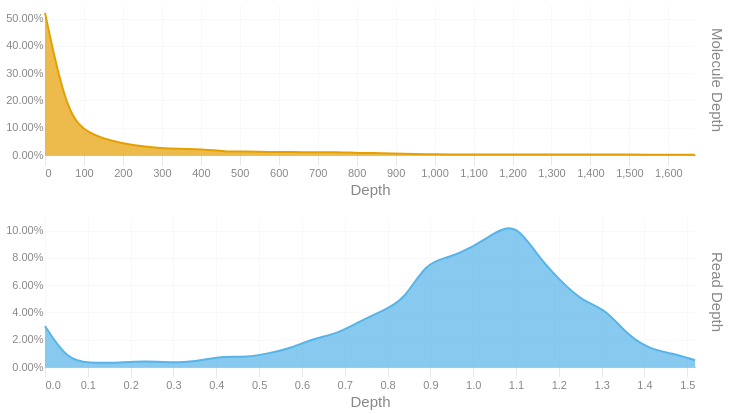

Notebook cell for this chart:
### Code cell
readdep = depth_hist(tb['Read Depth'], q99, 3)
readdep = readdep.with_columns(pl.lit('Read Depth').alias('Metric'))
if not SKIPLR:
    moldep = depth_hist(tb['Molecule Depth'], mol_q99, 1)
    moldep = moldep.with_columns(pl.lit('Molecule Depth').alias('Metric'))
    _hist = pl.concat([readdep, moldep])
    _hist = _hist.filter(pl.col('Proportion') != 0)
    with SafeRender(_hist):
        (
            alt.Chart(_hist)        
            .mark_area(interpolate = "basis")
            .encode(
                x=alt.X('Bin:Q').scale(domainMin=0).axis(alt.Axis(title='Depth')),
                y = alt.Y('Proportion:Q', title = None).axis(format = '.2%'),
                color = alt.Color('Metric:N').legend(None),
                row = alt.Row("Metric:N").header(title = None, labelOrient = 'right'),
                tooltip = [
                    alt.Tooltip("Metric:N", title = "Metric"),
                    alt.Tooltip('Interval:N', title = "Depth Interval"),
                    alt.Tooltip('Proportion:Q', title = "% Alignments").format('.2%')
                ]
            )
            .resolve_scale(x='independent', y='independent')
            .properties(
                height = 150, width = 650,
                usermeta={'embedOptions': {'downloadFileName': f'{samplename}.depth.hist'}}
            )
        ).display()
else:
    readdep = readdep.filter(pl.col('Proportion') != 0)
    with SafeRender(readdep):
        (
            alt.Chart(readdep)        
            .mark_area(interpolate = "basis")
            .encode(
                x=alt.X('Bin:Q').scale(domainMin=0).axis(alt.Axis(title='Depth')),
                y = alt.Y('Proportion:Q', title = None).axis(format = '.2%'),
                tooltip = [
                    alt.Tooltip('Interval:N', title = "Depth Interval"),
                    alt.Tooltip('Proportion:Q', title = "% Alignments").format('.2%')
                ]
            )
            .properties(
                usermeta={'embedOptions': {'downloadFileName': f'{samplename}.depth.hist'}}
            )
        ).display()

### Figure 1 — Vega-Lite specification as saved in the notebook (floating-point values rounded to 4 significant figures)
{"width": 650, "height": 150, "config": {"title": {"anchor": "start", "dy": -15, "fontSize": 18, "color": "#888888", "subtitleColor": "#888888", "subtitleFontSize": 14}, "arc": {"fill": "#0072B2"}, "axis": {"domainColor": "#888888", "domainWidth": 0.5, "gridWidth": 0.2, "grid": false, "titleFontWeight": 400, "titleFontSize": 15, "labelFontSize": 11, "labelColor": "#888888", "tickColor": "#888888", "tickWidth": 0.2, "titleColor": "#888888"}, "axisBand": {"grid": false}, "axisX": {"grid": true, "tickSize": 10, "domainCap": "round"}, "axisY": {"domain": false, "grid": true, "tickSize": 0, "domainCap": "round"}, "background": "transparent", "header": {"labelFontSize": 15, "labelColor": "#888888", "titleFontSize": 15, "titleFontWeight": 600, "titleColor": "#888888"}, "legend": {"labelFont": "sans-serif", "labelFontSize": 12, "labelColor": "#888888", "symbolSize": 100, "symbolType": "circle", "titleFontSize": 12, "titlePadding": 10, "titleColor": "#888888", "title": null}, "range": {"category": ["#E69F00", "#56B4E9", "#009E73", "#F0E442", "#0072B2", "#D55E00", "#CC79A7", "#000000"], "diverging": ["#cfe8f3", "#a2d4ec", "#73bfe2", "#46abdb", "#1696d2", "#12719e"]}, "area": {"fill": "#0072B2", "fillOpacity": 0.7, "line": true, "strokeOpacity": 0.7}, "line": {"color": "#0072B2", "stroke": "#0072B2", "strokeWidth": 2}, "trail": {"color": "#0072B2", "stroke": "#0072B2", "strokeWidth": 0, "size": 1}, "point": {"filled": true, "fillOpacity": 1.0, "size": 95}, "text": {"color": "#888888", "fontSize": 11, "align": "right", "fontWeight": 400, "size": 11}, "bar": {"fill": "#0072B2", "stroke": null}, "view": {"stroke": null, "continuousWidth": 660, "continuousHeight": 400}}, "data": {"name": "data-27dc60bcc9c6ea1af623624f8d24c378"}, "mark": {"type": "area", "interpolate": "basis"}, "encoding": {"color": {"field": "Metric", "legend": null, "type": "nominal"}, "row": {"field": "Metric", "header": {"title": null, "labelOrient": "right"}, "type": "nominal"}, "tooltip": [{"field": "Metric", "title": "Metric", "type": "nominal"}, {"field": "Interval", "title": "Depth Interval", "type": "nominal"}, {"field": "Proportion", "format": ".2%", "title": "% Alignments", "type": "quantitative"}], "x": {"axis": {"title": "Depth"}, "field": "Bin", "scale": {"domainMin": 0}, "type": "quantitative"}, "y": {"axis": {"format": ".2%"}, "field": "Proportion", "title": null, "type": "quantitative"}}, "resolve": {"scale": {"x": "independent", "y": "independent"}}, "usermeta": {"embedOptions": {"downloadFileName": "S1_Annapolis_4.depth.hist"}}, "$schema": "https://vega.github.io/schema/vega-lite/v6.1.0.json", "datasets": {"data-27dc60bcc9c6ea1af623624f8d24c378": [{"Bin": 0.0, "Interval": "0.0-0.052", "Proportion": 0.03, "Metric": "Read Depth"}, {"Bin": 0.052, "Interval": "0.052-0.105", "Proportion": 0.005, "Metric": "Read Depth"}, {"Bin": 0.105, "Interval": "0.105-0.157", "Proportion": 0.003, "Metric": "Read Depth"}, {"Bin": 0.157, "Interval": "0.157-0.209", "Proportion": 0.003, "Metric": "Read Depth"}, {"Bin": 0.209, "Interval": "0.209-0.262", "Proportion": 0.004, "Metric": "Read Depth"}, {"Bin": 0.262, "Interval": "0.262-0.314", "Proportion": 0.004, "Metric": "Read Depth"}, {"Bin": 0.314, "Interval": "0.314-0.366", "Proportion": 0.003, "Metric": "Read Depth"}, {"Bin": 0.366, "Interval": "0.366-0.419", "Proportion": 0.005, "Metric": "Read Depth"}, {"Bin": 0.419, "Interval": "0.419-0.471", "Proportion": 0.008, "Metric": "Read Depth"}, {"Bin": 0.471, "Interval": "0.471-0.523", "Proportion": 0.007, "Metric": "Read Depth"}, {"Bin": 0.523, "Interval": "0.523-0.576", "Proportion": 0.01, "Metric": "Read Depth"}, {"Bin": 0.576, "Interval": "0.576-0.628", "Proportion": 0.014, "Metric": "Read Depth"}, {"Bin": 0.628, "Interval": "0.628-0.68", "Proportion": 0.021, "Metric": "Read Depth"}, {"Bin": 0.68, "Interval": "0.68-0.733", "Proportion": 0.024, "Metric": "Read Depth"}, {"Bin": 0.733, "Interval": "0.733-0.785", "Proportion": 0.033, "Metric": "Read Depth"}, {"Bin": 0.785, "Interval": "0.785-0.837", "Proportion": 0.041, "Metric": "Read Depth"}, {"Bin": 0.837, "Interval": "0.837-0.89", "Proportion": 0.048, "Metric": "Read Depth"}, {"Bin": 0.89, "Interval": "0.89-0.942", "Proportion": 0.077, "Metric": "Read Depth"}, {"Bin": 0.942, "Interval": "0.942-0.994", "Proportion": 0.08, "Metric": "Read Depth"}, {"Bin": 0.994, "Interval": "0.994-1.047", "Proportion": 0.087, "Metric": "Read Depth"}, {"Bin": 1.047, "Interval": "1.047-1.099", "Proportion": 0.098, "Metric": "Read Depth"}, {"Bin": 1.099, "Interval": "1.099-1.151", "Proportion": 0.106, "Metric": "Read Depth"}, {"Bin": 1.151, "Interval": "1.151-1.204", "Proportion": 0.081, "Metric": "Read Depth"}, {"Bin": 1.204, "Interval": "1.204-1.256", "Proportion": 0.063, "Metric": "Read Depth"}, {"Bin": 1.256, "Interval": "1.256-1.308", "Proportion": 0.048, "Metric": "Read Depth"}, {"Bin": 1.308, "Interval": "1.308-1.361", "Proportion": 0.043, "Metric": "Read Depth"}, {"Bin": 1.361, "Interval": "1.361-1.413", "Proportion": 0.023, "Metric": "Read Depth"}, {"Bin": 1.413, "Interval": "1.413-1.465", "Proportion": 0.013, "Metric": "Read Depth"}, {"Bin": 1.465, "Interval": "1.465-1.518", "Proportion": 0.01, "Metric": "Read Depth"}, {"Bin": 1.518, "Interval": "1.518-1.57", "Proportion": 0.005, "Metric": "Read Depth"}, {"Bin": 0.0, "Interval": "0.0-57.5", "Proportion": 0.521, "Metric": "Molecule Depth"}, {"Bin": 57.5, "Interval": "57.5-115.1", "Proportion": 0.137, "Metric": "Molecule Depth"}, {"Bin": 115.1, "Interval": "115.1-172.6", "Proportion": 0.078, "Metric": "Molecule Depth"}, {"Bin": 172.6, "Interval": "172.6-230.1", "Proportion": 0.05, "Metric": "Molecule Depth"}, {"Bin": 230.1, "Interval": "230.1-287.7", "Proportion": 0.034, "Metric": "Molecule Depth"}, {"Bin": 287.7, "Interval": "287.7-345.2", "Proportion": 0.026, "Metric": "Molecule Depth"}, {"Bin": 345.2, "Interval": "345.2-402.7", "Proportion": 0.022, "Metric": "Molecule Depth"}, {"Bin": 402.7, "Interval": "402.7-460.2", "Proportion": 0.022, "Metric": "Molecule Depth"}, {"Bin": 460.2, "Interval": "460.2-517.8", "Proportion": 0.012, "Metric": "Molecule Depth"}, {"Bin": 517.8, "Interval": "517.8-575.3", "Proportion": 0.013, "Metric": "Molecule Depth"}, {"Bin": 575.3, "Interval": "575.3-632.8", "Proportion": 0.011, "Metric": "Molecule Depth"}, {"Bin": 632.8, "Interval": "632.8-690.4", "Proportion": 0.011, "Metric": "Molecule Depth"}, {"Bin": 690.4, "Interval": "690.4-747.9", "Proportion": 0.01, "Metric": "Molecule Depth"}, {"Bin": 747.9, "Interval": "747.9-805.4", "Proportion": 0.011, "Metric": "Molecule Depth"}, {"Bin": 805.4, "Interval": "805.4-863.0", "Proportion": 0.007, "Metric": "Molecule Depth"}, {"Bin": 863.0, "Interval": "863.0-920.5", "Proportion": 0.007, "Metric": "Molecule Depth"}, {"Bin": 920.5, "Interval": "920.5-978.0", "Proportion": 0.005, "Metric": "Molecule Depth"}, {"Bin": 978.0, "Interval": "978.0-1035.6", "Proportion": 0.003, "Metric": "Molecule Depth"}, {"Bin": 1036.0, "Interval": "1035.6-1093.1", "Proportion": 0.002, "Metric": "Molecule Depth"}, {"Bin": 1093.0, "Interval": "1093.1-1150.6", "Proportion": 0.002, "Metric": "Molecule Depth"}, {"Bin": 1151.0, "Interval": "1150.6-1208.2", "Proportion": 0.002, "Metric": "Molecule Depth"}, {"Bin": 1208.0, "Interval": "1208.2-1265.7", "Proportion": 0.002, "Metric": "Molecule Depth"}, {"Bin": 1266.0, "Interval": "1265.7-1323.2", "Proportion": 0.002, "Metric": "Molecule Depth"}, {"Bin": 1323.0, "Interval": "1323.2-1380.7", "Proportion": 0.002, "Metric": "Molecule Depth"}, {"Bin": 1381.0, "Interval": "1380.7-1438.3", "Proportion": 0.002, "Metric": "Molecule Depth"}, {"Bin": 1438.0, "Interval": "1438.3-1495.8", "Proportion": 0.002, "Metric": "Molecule Depth"}, {"Bin": 1496.0, "Interval": "1495.8-1553.3", "Proportion": 0.002, "Metric": "Molecule Depth"}, {"Bin": 1553.0, "Interval": "1553.3-1610.9", "Proportion": 0.001, "Metric": "Molecule Depth"}, {"Bin": 1611.0, "Interval": "1610.9-1668.4", "Proportion": 0.001, "Metric": "Molecule Depth"}, {"Bin": 1668.0, "Interval": "1668.4-1725.93", "Proportion": 0.001, "Metric": "Molecule Depth"}]}}
